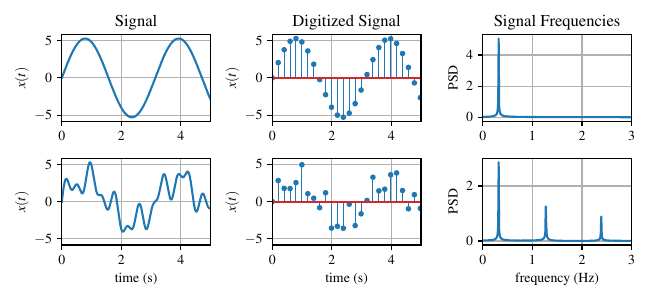

This figure's Python source:
# -*- coding: utf-8 -*-
"""
Spyder Editor

This is a temporary script file.
"""

#%% import modules
import IPython as IP
IP.get_ipython().magic('reset -sf')
import matplotlib.pyplot as plt
import matplotlib as mpl
from mpl_toolkits.mplot3d import Axes3D
import os as os
import numpy as np
import scipy as sp
from scipy.interpolate import griddata
from matplotlib import cm
import time
import subprocess
import pickle
import scipy.io as sio
import sympy as sym
from matplotlib import cm
import re as re
from scipy import signal
from scipy import fft
import json as json
from mpl_toolkits import mplot3d
import mpl_toolkits.mplot3d as mp3d


# set default fonts and plot colors
plt.rcParams.update({'text.usetex': True})
plt.rcParams.update({'image.cmap': 'viridis'})
plt.rcParams.update({'font.serif':['Times New Roman', 'Times', 'DejaVu Serif',
 'Bitstream Vera Serif', 'Computer Modern Roman', 'New Century Schoolbook',
 'Century Schoolbook L',  'Utopia', 'ITC Bookman', 'Bookman', 
 'Nimbus Roman No9 L', 'Palatino', 'Charter', 'serif']})
plt.rcParams.update({'font.family':'serif'})
plt.rcParams.update({'font.size': 10})
plt.rcParams.update({'mathtext.rm': 'serif'})
plt.rcParams.update({'mathtext.fontset': 'custom'}) # I don't think I need this as its set to 'stixsans' above.

cc = plt.rcParams['axes.prop_cycle'].by_key()['color']


plt.close('all')

#%% Plot the figure

tt = np.linspace(0,100,100000)   

signal_1 = 5.3*np.sin(2*tt)

N = tt.shape[0]
T = tt[1]-tt[0]
Fs = 1/T
xf = sp.fft.fftfreq(N, T)[:N//2]

signal_2 = 3*np.sin(2*tt) + 1.5*np.sin(4*2*tt) + 1*np.sin(15*tt) #+ 1.5*np.sin(20*tt) #+ 1*np.sin(50*tt)

fft_signal_1 = 2.0/N * np.abs(sp.fft.fft(signal_1)[0:N//2])
fft_signal_2 = 2.0/N * np.abs(sp.fft.fft(signal_2)[0:N//2])

DAQ_sample_rate = 5

subsample = np.arange(0,100000,int(Fs/DAQ_sample_rate))



plt.figure(figsize=(6.5,3))
plt.subplot(2,3,1)
plt.plot(tt,signal_1)
plt.xlim([0,5])
plt.grid(True)
plt.ylabel('$x(t)$')
plt.tight_layout()
plt.title('Signal')

plt.subplot(2,3,2)
markerline, stemline, baseline, = plt.stem(tt[subsample],signal_1[subsample])
plt.setp(stemline, linewidth = 0.75)
plt.setp(markerline, markersize = 3)
plt.xlim([0,5])
plt.grid(True)
plt.ylabel('$x(t)$')
plt.tight_layout()
plt.title('Digitized Signal')

plt.subplot(2,3,3)
plt.plot(xf,fft_signal_1)
plt.xlim([0,3])
plt.grid(True)
plt.ylabel('PSD')
plt.tight_layout()
plt.title('Signal Frequencies')

plt.subplot(2,3,4)
plt.plot(tt,signal_2)
plt.xlim([0,5])
plt.grid(True)
plt.xlabel('time (s)')
plt.ylabel('$x(t)$')
plt.tight_layout()


plt.subplot(2,3,5)
markerline, stemline, baseline, = plt.stem(tt[subsample],signal_2[subsample])
plt.setp(stemline, linewidth = 0.75)
plt.setp(markerline, markersize = 3)
plt.xlim([0,5])
plt.grid(True)
plt.ylabel('$x(t)$')
plt.xlabel('time (s)')
plt.tight_layout()


plt.subplot(2,3,6)
plt.plot(xf,fft_signal_2)
plt.xlim([0,3])
plt.grid(True)
plt.xlabel('frequency (Hz)')
plt.ylabel('PSD')
plt.tight_layout()


plt.savefig('signal_digitization',dpi=500)
plt.savefig('signal_digitization.pdf',dpi=500)

















